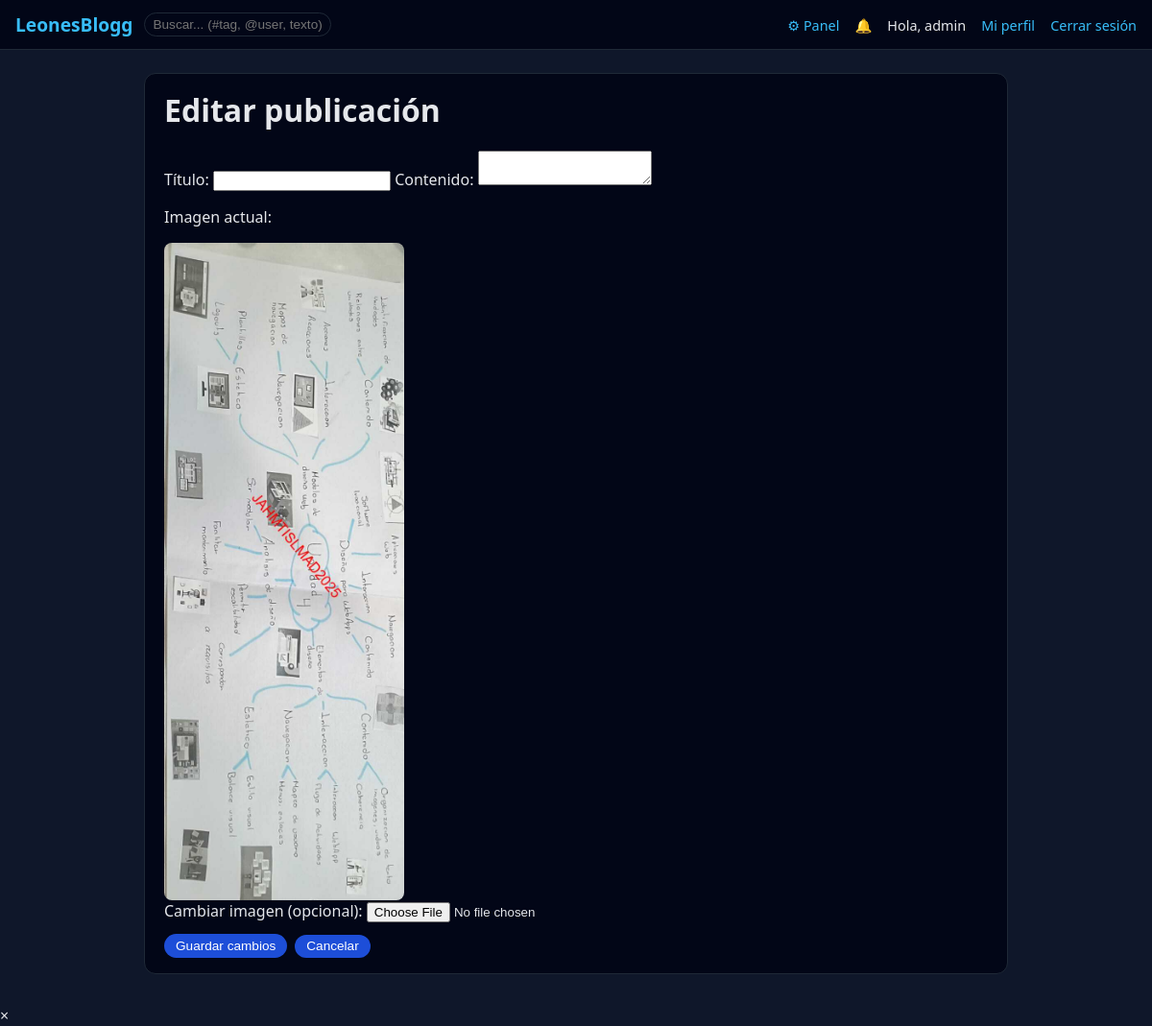
Page /user/posts/46/edit (signed in) on the committed database.
### tables this page shows
CREATE TABLE users (
            id INTEGER PRIMARY KEY AUTOINCREMENT,
            username TEXT UNIQUE NOT NULL,
            password_hash TEXT NOT NULL,
            role TEXT DEFAULT 'user',
            profile_image TEXT,
            bio TEXT DEFAULT '',
            link TEXT DEFAULT '',
            restricted_until TEXT,
            created_at TEXT DEFAULT CURRENT_TIMESTAMP
        );

CREATE TABLE posts (
            id INTEGER PRIMARY KEY AUTOINCREMENT,
            user_id INTEGER NOT NULL,
            title TEXT NOT NULL,
            content TEXT NOT NULL,
            image_filename TEXT,
            created_at TEXT DEFAULT CURRENT_TIMESTAMP
        );

### primary_server.py (the view, shortened to what this page needs)
@app.route("/user/posts/<int:post_id>/edit", methods=["GET", "POST"])
def edit_own_post(post_id):
    user = current_user()
    if not user:
        return redirect(url_for("login"))
    cur = conn.cursor()
    cur.execute("SELECT * FROM posts WHERE id = ?", (post_id,))
    row = cur.fetchone()
    if not row:
        return "Post no encontrado", 404
    post = dict(row)
    if post["user_id"] != user["id"]:
        return "No autorizado", 403
    return render_template(
        "edit_post.html",
        post=post,
        user=user,
        admin_allowed=is_admin_allowed()
    )

### primary_server.py (called while the page is built)
def current_user():
    if "user_id" not in session:
        return None
    cur = conn.cursor()
    cur.execute("SELECT * FROM users WHERE id = ?", (session["user_id"],))
    row = cur.fetchone()
    return dict(row) if row else None

def is_admin_allowed():
    user = current_user()
    if not user or user.get("role") != "admin":
        return False
    client_ip = request.remote_addr
    return client_ip in ADMIN_IPS

@app.context_processor
def inject_globals():
    user = current_user()
    notif_count = 0
    if user:
        cur = conn.cursor()
        cur.execute(
            "SELECT COUNT(*) FROM notifications WHERE user_id = ? AND read = 0",
            (user["id"],)
        )
        notif_count = cur.fetchone()[0]
    return {
        "notifications_count": notif_count,
        "DEFAULT_AVATAR_URL": DEFAULT_AVATAR_URL
    }

### templates/edit_post.html (shortened to what this page needs)
{% extends "base.html" %}
{% block content %}
<div class="card">
    <h1>Editar publicación</h1>
    <form method="post" action="{{ url_for('edit_own_post', post_id=post.id) }}" enctype="multipart/form-data">
        <label>
            Título:
            <input type="text" name="title" value="{{ post.title }}" required>
        </label>
        <label>
            Contenido:
            <textarea name="content" required>{{ post.content }}</textarea>
        </label>
        {% if post.image_filename %}
            <p>Imagen actual:</p>
            <div class="post-image-wrapper">
                <img src="{{ url_for('static', filename='uploads/' ~ post.image_filename) }}"
                     alt="Imagen del post"
                     class="post-image"
                     style="max-width:250px;">
            </div>
        {% endif %}
        <label style="margin-top:0.5rem;">
            Cambiar imagen (opcional):
            <input type="file" name="image" accept="image/*">
        </label>
        <div style="margin-top:0.75rem; display:flex; gap:0.5rem; flex-wrap:wrap;">
            <button type="submit">Guardar cambios</button>
            <a href="{{ url_for('profile', username=user.username) }}">
                <button type="button">Cancelar</button>
            </a>
        </div>
    </form>
</div>
{% endblock %}

### templates/base.html (shortened to what this page needs)
<!doctype html>
<html lang="es">
<head>
    <link rel="stylesheet" href="{{ url_for('static', filename='styles.css') }}">
</head>
<body
    {% if user %}data-user-id="{{ user.id }}"{% endif %}
    data-notif-url="/api/notifications/new"
>
<nav class="navbar">
    <div class="nav-left">
        <a href="/" class="brand">LeonesBlogg</a>
        <form action="/search" method="get" class="nav-search">
            <input type="text" name="q" placeholder="Buscar... (#tag, @user, texto)">
        </form>
    </div>
    <div class="nav-right">
        {% if user and admin_allowed %}
            <a href="/admin/dashboard" class="nav-icon">⚙ Panel</a>
        {% endif %}
        {% if user %}
            <a href="/notifications" class="nav-icon" id="notif-icon">
                🔔
            </a>
            <span class="nav-user">Hola, {{ user.username }}</span>
            <a href="/profile/{{ user.username }}">Mi perfil</a>
            <a href="/logout">Cerrar sesión</a>
        {% else %}
            <a href="/login">Iniciar sesión</a>
            <a href="/register">Registrarse</a>
        {% endif %}
    </div>
</nav>
<main class="container">
    {% block content %}{% endblock %}
</main>
<div id="media-modal" class="media-modal">
    <span class="media-modal-close">&times;</span>
</div>
</body>
</html>

### static/styles.css (style rules this page uses)
body { margin: 0; font-family: system-ui, -apple-system, BlinkMacSystemFont, "Segoe UI", sans-serif; background: #0f172a; color: #e5e7eb; }
a { color: #38bdf8; text-decoration: none; }
.navbar { background: #020617; border-bottom: 1px solid #1f2937; padding: 0.75rem 1rem; display: flex; align-items: center; justify-content: space-between; }
.nav-left { display: flex; align-items: center; gap: 0.75rem; }
.nav-right a, .nav-right span { margin-left: 0.75rem; font-size: 0.9rem; }
.brand { font-weight: 700; font-size: 1.2rem; color: #38bdf8; }
.nav-search input { padding: 0.25rem 0.5rem; border-radius: 999px; border: 1px solid #1f2937; background: #020617; color: #e5e7eb; font-size: 0.85rem; }
.nav-icon { position: relative; }
.container { max-width: 900px; margin: 1.5rem auto 2rem; padding: 0 1rem; }
.card { background: #020617; border-radius: 0.75rem; padding: 1rem 1.25rem; margin-bottom: 1rem; border: 1px solid #1f2937; }
h1, h2, h3 { margin-top: 0; color: #e5e7eb; }
.post-image-wrapper { margin-top: 0.5rem; }
.post-image { max-width: 100%; border-radius: 0.5rem; display: block; }
button { background: #1d4ed8; border: none; border-radius: 999px; padding: 0.3rem 0.75rem; color: white; font-size: 0.85rem; cursor: pointer; }
img { max-width: 100%; height: auto; display: block; }

### rows in the picture
users: username "admin"
posts: image_filename (picture)
